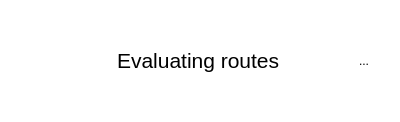
<?xml version="1.0" encoding="UTF-8"?>
<ui version="4.0">
 <class>ProgressDialog</class>
 <widget class="QDialog" name="ProgressDialog">
  <property name="windowModality">
   <enum>Qt::WindowModality::WindowModal</enum>
  </property>
  <property name="geometry">
   <rect>
    <x>0</x>
    <y>0</y>
    <width>400</width>
    <height>118</height>
   </rect>
  </property>
  <property name="focusPolicy">
   <enum>Qt::FocusPolicy::StrongFocus</enum>
  </property>
  <property name="windowOpacity">
   <double>0.200000000000000</double>
  </property>
  <property name="styleSheet">
   <string notr="true">background: transparent</string>
  </property>
  <property name="modal">
   <bool>true</bool>
  </property>
  <layout class="QHBoxLayout" name="horizontalLayout">
   <item>
    <widget class="WaitingArrowSpinnerWidget" name="spinner" native="true">
     <property name="sizePolicy">
      <sizepolicy hsizetype="Fixed" vsizetype="Fixed">
       <horstretch>0</horstretch>
       <verstretch>0</verstretch>
      </sizepolicy>
     </property>
     <property name="minimumSize">
      <size>
       <width>100</width>
       <height>100</height>
      </size>
     </property>
    </widget>
   </item>
   <item>
    <widget class="QLabel" name="label">
     <property name="font">
      <font>
       <pointsize>16</pointsize>
      </font>
     </property>
     <property name="styleSheet">
      <string notr="true"/>
     </property>
     <property name="text">
      <string>Evaluating routes</string>
     </property>
     <property name="textFormat">
      <enum>Qt::TextFormat::RichText</enum>
     </property>
     <property name="alignment">
      <set>Qt::AlignmentFlag::AlignLeading|Qt::AlignmentFlag::AlignLeft|Qt::AlignmentFlag::AlignVCenter</set>
     </property>
     <property name="wordWrap">
      <bool>true</bool>
     </property>
    </widget>
   </item>
   <item>
    <widget class="QToolButton" name="cancelButton">
     <property name="minimumSize">
      <size>
       <width>50</width>
       <height>50</height>
      </size>
     </property>
     <property name="focusPolicy">
      <enum>Qt::FocusPolicy::StrongFocus</enum>
     </property>
     <property name="styleSheet">
      <string notr="true">background-color: none; border: none</string>
     </property>
     <property name="text">
      <string>...</string>
     </property>
     <property name="icon">
      <iconset resource="wordlesmash.qrc">
       <normaloff>:/icons/cancel-button.svg</normaloff>:/icons/cancel-button.svg</iconset>
     </property>
     <property name="iconSize">
      <size>
       <width>48</width>
       <height>48</height>
      </size>
     </property>
    </widget>
   </item>
  </layout>
 </widget>
 <customwidgets>
  <customwidget>
   <class>WaitingArrowSpinnerWidget</class>
   <extends>QWidget</extends>
   <header>wordlesmash/ui/WaitingArrowSpinnerWidget/waitingarrowspinnerwidget.h</header>
   <container>1</container>
  </customwidget>
 </customwidgets>
 <resources>
  <include location="wordlesmash.qrc"/>
 </resources>
 <connections/>
</ui>
